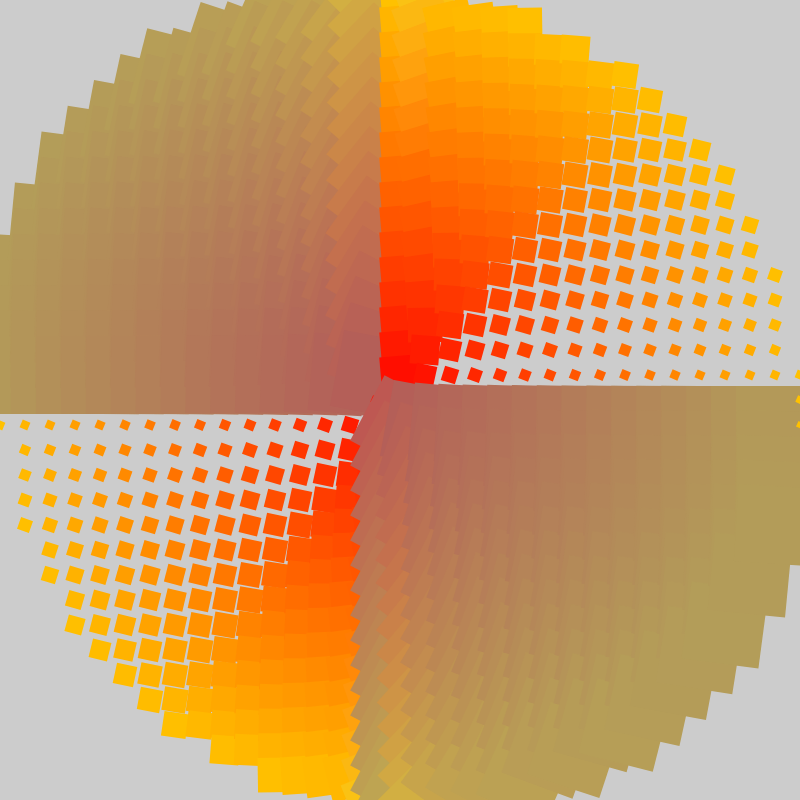
Frame 1 (no input)
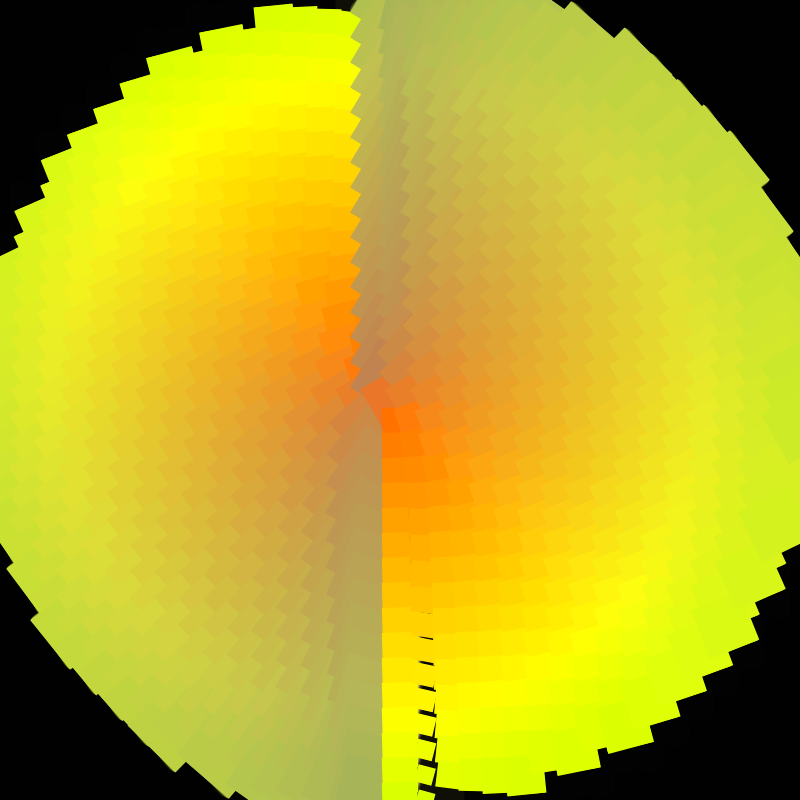
Frame 60 (no input)
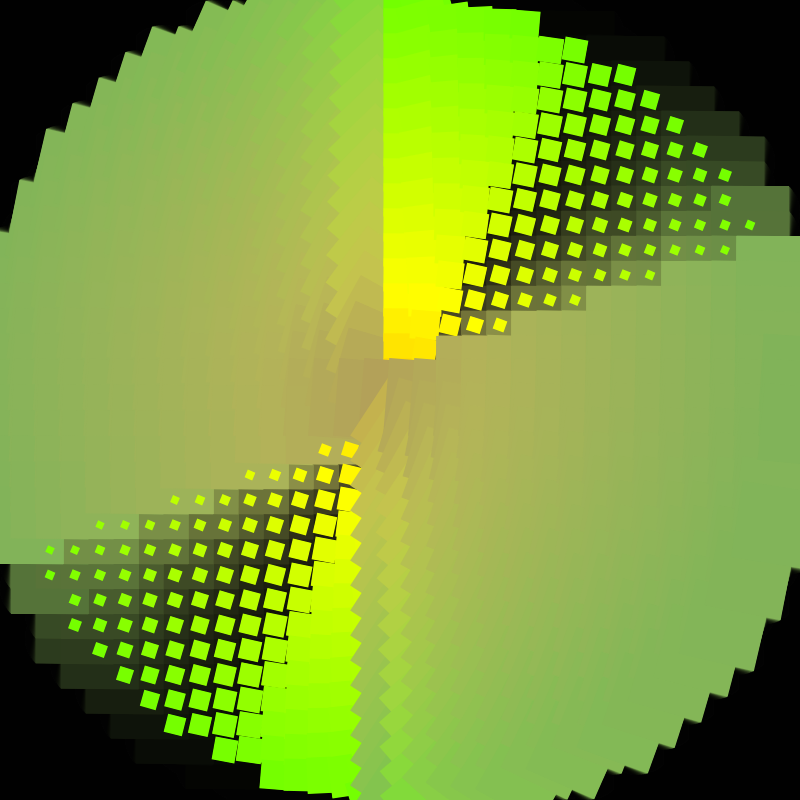
Frame 120 (the mouse pressed at the canvas centre since frame 60)

The p5.js sketch that drew these frames (run headless with seeded random() and noise() and a simulated clock; from frame 60 on, the mouse is pressed at the canvas centre):

// p5.js sketch
// ── sketch.js
let squares = [];
let time = 0;
let baseHue = 0;

function setup() {
  createCanvas(800, 800);
  colorMode(HSB, 360, 100, 100);
  
  // Create a denser grid of smaller squares with more precise positioning
  let step = 25;
  for (let x = -width/2; x <= width/2; x += step) {
    for (let y = -height/2; y <= height/2; y += step) {
      // Calculate distance from center
      let dx = x;
      let dy = y;
      let distance = sqrt(dx * dx + dy * dy);
      
      // Only add squares within the canvas circle
      // Added small offset to prevent edge cases
      if (distance <= (width/2 + 1)) {
        // Calculate initial angle without trig
        let angle = 0;
        if (dx !== 0 || dy !== 0) {
          // Using atan2 equivalent without trig
          if (dx === 0) {
            angle = dy > 0 ? 0.5 : 1.5;
          } else {
            let slope = dy / dx;
            angle = (dx > 0) ? (slope / (4 + abs(slope))) : (2 + slope / (4 + abs(slope)));
          }
        }
        
        squares.push({
          x: x,
          y: y,
          sizeC: 60,
          distance: distance/20,
          angle: angle,
          hueOffset: (distance / width) * 90 // Hue varies based on distance from center
        });
      }
    }
  }
}

function draw() {
  background(0,0.2); // Light gray background
  time += 0.008;
  
  // Slowly shift base hue over time
  baseHue = (time * 50) % 360;
  
  // Translate to center
  push();
  translate(width/2, height/2);
  
  // Update and draw each square
  squares.forEach(square => {
    // Create wave motion based on angle difference from rotating line
    let rotatingLineAngle = (time % 2) * 2;
    
    // Calculate angle difference without trig
    let angleDiff = (square.angle - rotatingLineAngle);
    // Normalize angle difference to [0, 2]
    angleDiff = ((angleDiff % 2) + 2) % 2;
    
    // Smoother wave effect based on angle difference
    let waveOffset = (1 - (angleDiff * angleDiff)) * 40;
    
    // Size pulsing based on wave
    let sizeC = square.sizeC * (1 + 0.3 * (waveOffset / 40));
    
    // Calculate hue that stays within 60 degrees
    let hue = (baseHue + square.hueOffset) % 360;
    let saturation = 80 - (waveOffset / 40) * 30; // Vary saturation with wave
    let brightness = 90 - (waveOffset / 40) * 20; // Vary brightness with wave
    
    // Draw square
    push();
    translate(square.x, square.y);
    rotate(angleDiff);
    fill(hue, saturation, brightness);
    noStroke();
    rectMode(CENTER);
    rect(0, 0, sizeC, sizeC);
    pop();
  });
  
  pop();
}
